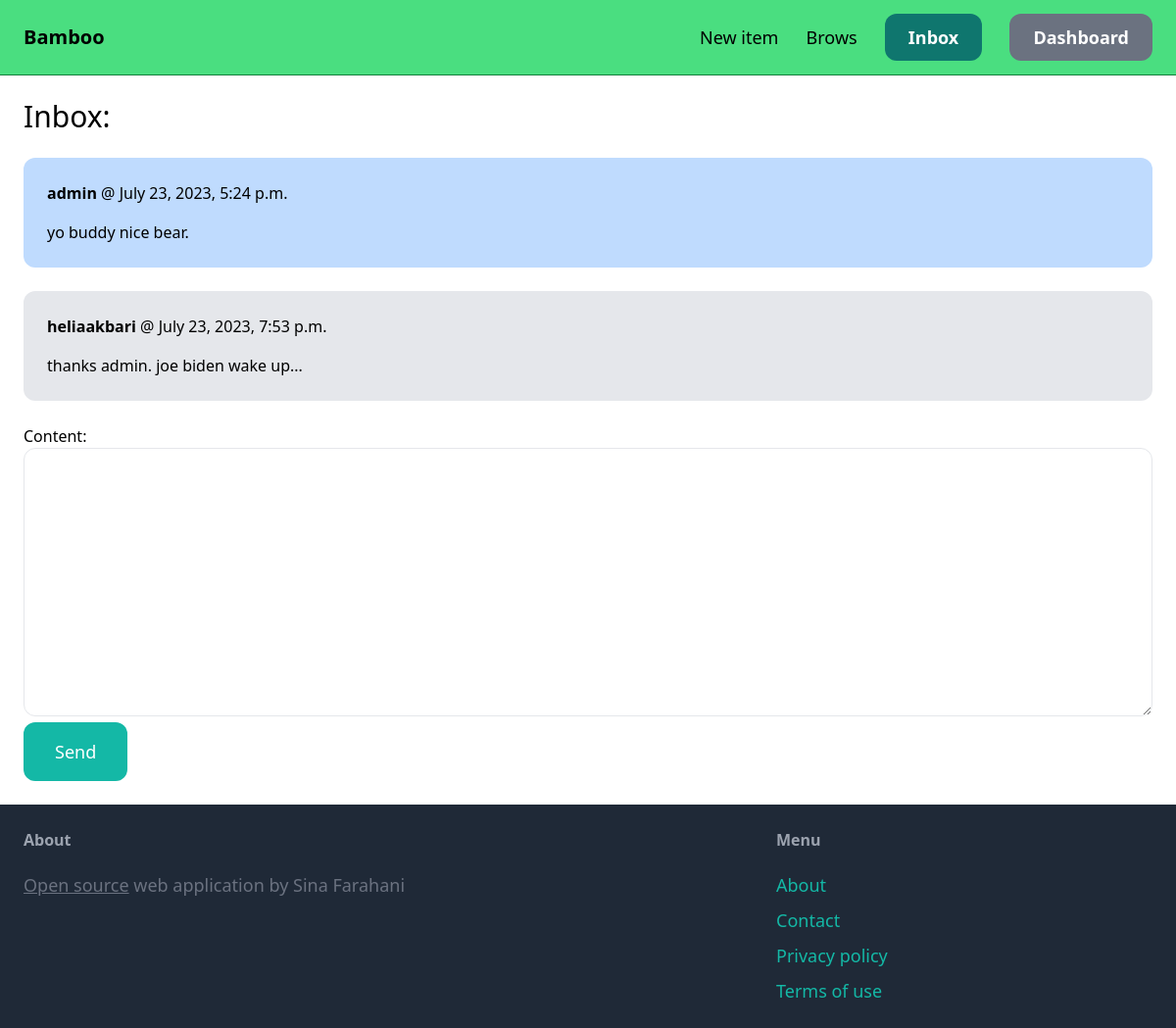
The page /inbox/2/ (signed in) on the database its author committed.
### conversation/models.py (models this page shows)
class ConversationMessages(models.Model):
    conversation = models.ForeignKey(Conversation, related_name='messages', on_delete=models.CASCADE)
    content = models.TextField()
    created_at = models.DateTimeField(auto_now_add=True)
    created_by = models.ForeignKey(User, related_name='created_messages', on_delete=models.CASCADE)

### conversation/views.py (the view)
# urls.py: path('<int:pk>/', views.detail, name='detail'),
@login_required
def detail(request, pk):
    conversation = Conversation.objects.filter(members__in=[request.user.id]).get(pk=pk)
    if request.method == 'POST':
        form = ConversationMessagesForm(request.POST)
        if form.is_valid():
            conversation_message = form.save(commit=False)
            conversation_message.conversation = conversation
            conversation_message.created_by = request.user
            conversation_message.save()
            conversation.save()
            return redirect('conversation:detail', pk=pk)
    else:
        form = ConversationMessagesForm()
    return render(request, 'conversation/detail.html', {
        'conversation': conversation,
        'form': form
    })

### conversation/forms.py
class ConversationMessagesForm(forms.ModelForm):
    class Meta:
        model = ConversationMessages
        fields = ('content', )
        widgets ={
            'content': forms.Textarea(attrs={
                'class': 'w-full py-4 px-6 rounded-xl border'
            }),
        }

### conversation/templates/conversation/detail.html (shortened to what this page needs)
{% extends 'core/base.html' %}
{% block content %}
<h1 class="mb-6 text-3xl">Inbox: </h1>
<div class="space-y-6">
    {% for message in conversation.messages.all %}
        <div class="p-6 mb-3 flex {% if message.created_by == request.user %} bg-blue-200 {% else %} bg-gray-200 {% endif %} rounded-xl">
            <div>
                <p class="mb-4"><strong>{{ message.created_by.username }}</strong> @ {{message.created_at}}</p>
                <p>{{message.content }}</p>
            </div>
        </div>
    {% endfor %}
</div>
<form method="post" action="." class="mt-6">
    {{ form.as_p }}
    <button class="py-4 px-8 text-lg bg-teal-500 hover:bg-teal-700 text-white rounded-xl">Send</button>
</form>
{% endblock %}

### rows shown on the page
ConversationMessages: created_by.username "admin", created_at "July 23, 2023, 5:24 p.m.", content "yo buddy nice bear."
ConversationMessages: created_by.username "heliaakbari", created_at "July 23, 2023, 7:53 p.m.", content "thanks admin. joe biden wake up..."
